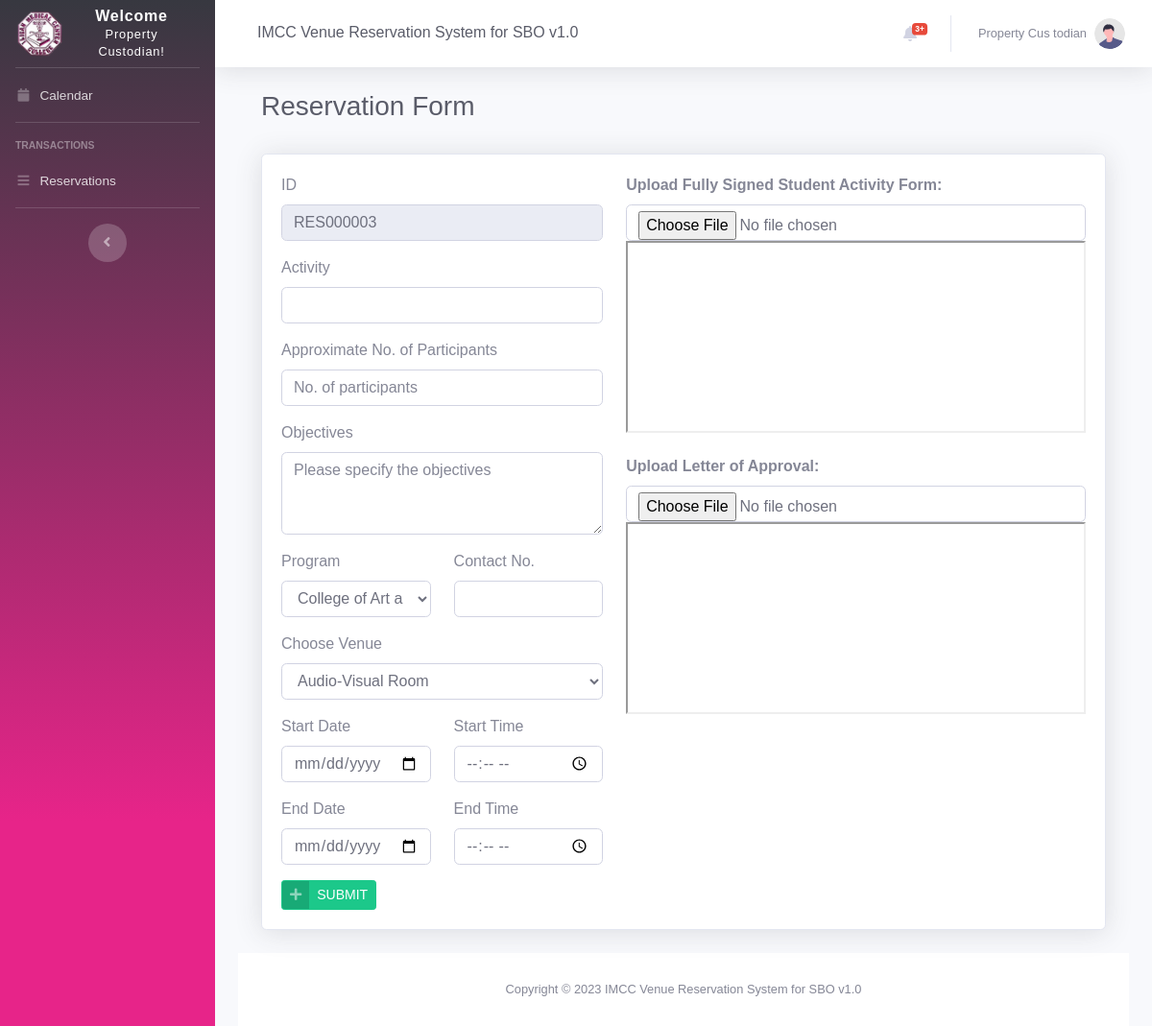
The app's page /add_reservation.php (signed in), older data.
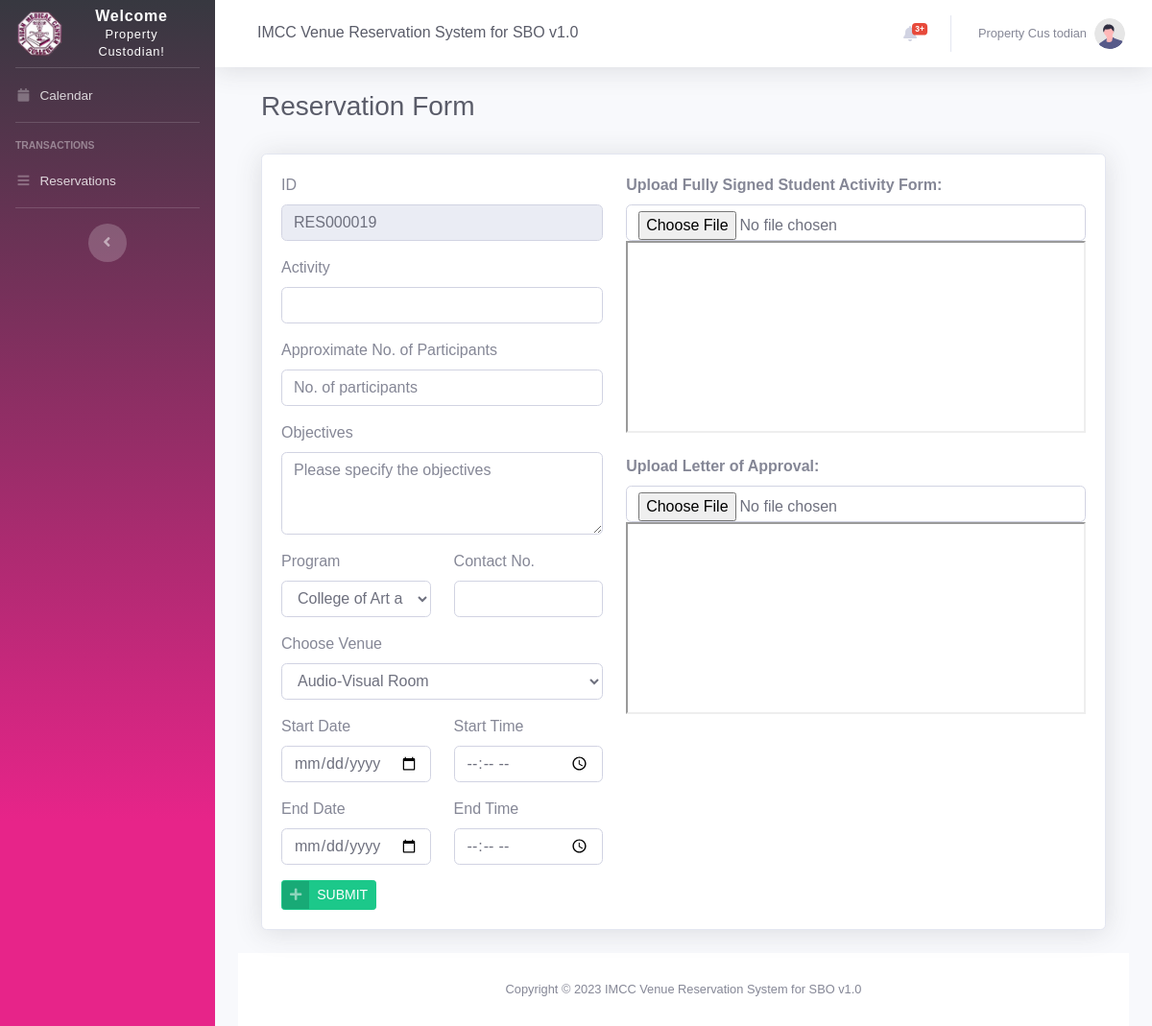
The same page, newer data.
### tables this page shows
CREATE TABLE `number_sequence` (
  `id` int(11) NOT NULL,
  `page_name` varchar(15) NOT NULL,
  `last_number` int(11) NOT NULL,
  `CreatedDateTime` datetime NOT NULL DEFAULT current_timestamp()
);

### add_reservation.php (the view, shortened to what the changed rows need)
<?php
include 'settings/system.php';
include 'settings/header.php';
include "settings/sidebar.php";
include 'settings/topbar.php';
$sequence = $db->query("SELECT * FROM number_sequence WHERE page_name = 'reservations'");
$fetch = $sequence->fetchAll(PDO::FETCH_OBJ);
foreach ($fetch as $data) {
    $newID = $data->last_number + 1;
    $lengthID = strlen((string)$newID);
    if ($lengthID == 1) $ID = "00000" . $newID;
    elseif ($lengthID == 2) $ID = "0000" . $newID;
    elseif ($lengthID == 3) $ID = "000" . $newID;
    elseif ($lengthID == 4) $ID = "00" . $newID;
    elseif ($lengthID == 5) $ID = "0" . $newID;
    else $ID = $newID;
}
?>
<div class="container-fluid">
    <div class="d-sm-flex align-items-center justify-content-between mb-4">
        <div class="container-fluid">
            <div class="d-sm-flex align-items-center justify-content mb-4">
                <h1 class="h3 mb-2 text-gray-800"> Reservation Form</h1>
            </div>
            <div class="card shadow">
                <div class="card-body">
                    <div class="table-responsive-lg">
                        <form role="form" method="post" enctype="multipart/form-data" id="form">
                            <div class="row">
                                <div class="col-5">
                                    <div class="form-group">
                                        <label>ID</label>
                                        <input class="form-control" type="text" name="resID" value="<?= 'RES' . $ID ?>" readonly>
                                    </div>
                                </div>
                            </div>
                        </form>
                    </div>
                </div>
            </div>
        </div>
    </div>
    <?php include 'settings/footer.php'; ?>

Row changes from the older to the newer data that the page shows:
changed number_sequence: resID "RES000003" → "RES000019"
